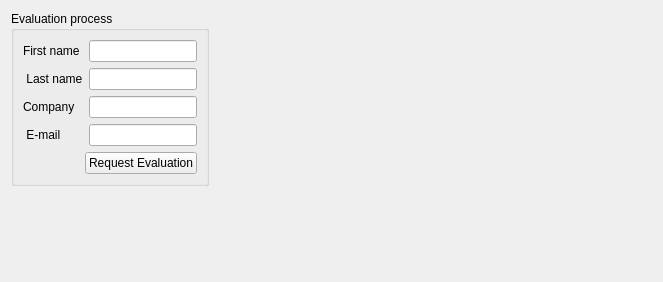
      <widget class="QWidget" name="mEvaluation">
       <attribute name="title">
        <string>Evaluation</string>
       </attribute>
       <attribute name="toolTip">
        <string>Evaluation</string>
       </attribute>
       <layout class="QGridLayout" name="gridLayout_7">
        <item row="0" column="0">
         <widget class="QGroupBox" name="groupBox_3">
          <property name="title">
           <string>Evaluation process</string>
          </property>
          <layout class="QGridLayout" name="gridLayout_4">
           <item row="0" column="0">
            <widget class="QLabel" name="label_2">
             <property name="text">
              <string>First name</string>
             </property>
            </widget>
           </item>
           <item row="0" column="1">
            <widget class="QLineEdit" name="mFirstName"/>
           </item>
           <item row="1" column="0">
            <widget class="QLabel" name="label_3">
             <property name="text">
              <string> Last name</string>
             </property>
            </widget>
           </item>
           <item row="1" column="1">
            <widget class="QLineEdit" name="mLastName"/>
           </item>
           <item row="2" column="0">
            <widget class="QLabel" name="label_4">
             <property name="text">
              <string>Company</string>
             </property>
            </widget>
           </item>
           <item row="2" column="1">
            <widget class="QLineEdit" name="mCompany"/>
           </item>
           <item row="3" column="0">
            <widget class="QLabel" name="label_6">
             <property name="text">
              <string> E-mail</string>
             </property>
            </widget>
           </item>
           <item row="3" column="1">
            <widget class="QLineEdit" name="mEmail"/>
           </item>
           <item row="4" column="0" colspan="2">
            <layout class="QHBoxLayout" name="horizontalLayout_6">
             <item>
              <spacer name="horizontalSpacer_5">
               <property name="orientation">
                <enum>Qt::Horizontal</enum>
               </property>
               <property name="sizeHint" stdset="0">
                <size>
                 <width>40</width>
                 <height>20</height>
                </size>
               </property>
              </spacer>
             </item>
             <item>
              <widget class="QPushButton" name="mRequestEvaluation">
               <property name="text">
                <string>Request Evaluation</string>
               </property>
              </widget>
             </item>
            </layout>
           </item>
          </layout>
         </widget>
        </item>
        <item row="0" column="1">
         <spacer name="horizontalSpacer_3">
          <property name="orientation">
           <enum>Qt::Horizontal</enum>
          </property>
          <property name="sizeHint" stdset="0">
           <size>
            <width>443</width>
            <height>20</height>
           </size>
          </property>
         </spacer>
        </item>
        <item row="1" column="0">
         <spacer name="verticalSpacer_2">
          <property name="orientation">
           <enum>Qt::Vertical</enum>
          </property>
          <property name="sizeHint" stdset="0">
           <size>
            <width>20</width>
            <height>85</height>
           </size>
          </property>
         </spacer>
        </item>
       </layout>
      </widget>
